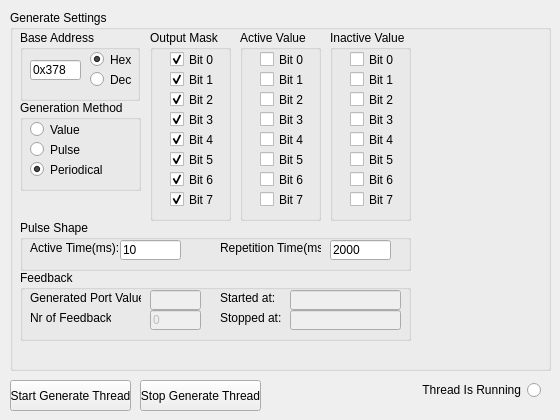
   <widget class="QWidget" name="tab">
    <attribute name="title">
     <string>Generate</string>
    </attribute>
    <widget class="QGroupBox" name="gb_GenerateThread">
     <property name="geometry">
      <rect>
       <x>10</x>
       <y>10</y>
       <width>541</width>
       <height>361</height>
      </rect>
     </property>
     <property name="title">
      <string>Generate Settings</string>
     </property>
     <widget class="QGroupBox" name="gb_GenOutMask">
      <property name="geometry">
       <rect>
        <x>140</x>
        <y>20</y>
        <width>81</width>
        <height>191</height>
       </rect>
      </property>
      <property name="title">
       <string>Output Mask</string>
      </property>
      <widget class="QCheckBox" name="chkGenerateMaskB4">
       <property name="geometry">
        <rect>
         <x>20</x>
         <y>100</y>
         <width>51</width>
         <height>19</height>
        </rect>
       </property>
       <property name="text">
        <string>Bit 4</string>
       </property>
       <property name="checked">
        <bool>true</bool>
       </property>
      </widget>
      <widget class="QCheckBox" name="chkGenerateMaskB2">
       <property name="geometry">
        <rect>
         <x>20</x>
         <y>60</y>
         <width>51</width>
         <height>19</height>
        </rect>
       </property>
       <property name="text">
        <string>Bit 2</string>
       </property>
       <property name="checked">
        <bool>true</bool>
       </property>
      </widget>
      <widget class="QCheckBox" name="chkGenerateMaskB7">
       <property name="geometry">
        <rect>
         <x>20</x>
         <y>160</y>
         <width>51</width>
         <height>19</height>
        </rect>
       </property>
       <property name="text">
        <string>Bit 7</string>
       </property>
       <property name="checked">
        <bool>true</bool>
       </property>
      </widget>
      <widget class="QCheckBox" name="chkGenerateMaskB5">
       <property name="geometry">
        <rect>
         <x>20</x>
         <y>120</y>
         <width>51</width>
         <height>19</height>
        </rect>
       </property>
       <property name="text">
        <string>Bit 5</string>
       </property>
       <property name="checked">
        <bool>true</bool>
       </property>
      </widget>
      <widget class="QCheckBox" name="chkGenerateMaskB0">
       <property name="geometry">
        <rect>
         <x>20</x>
         <y>20</y>
         <width>51</width>
         <height>19</height>
        </rect>
       </property>
       <property name="text">
        <string>Bit 0</string>
       </property>
       <property name="checked">
        <bool>true</bool>
       </property>
      </widget>
      <widget class="QCheckBox" name="chkGenerateMaskB3">
       <property name="geometry">
        <rect>
         <x>20</x>
         <y>80</y>
         <width>51</width>
         <height>19</height>
        </rect>
       </property>
       <property name="text">
        <string>Bit 3</string>
       </property>
       <property name="checked">
        <bool>true</bool>
       </property>
      </widget>
      <widget class="QCheckBox" name="chkGenerateMaskB6">
       <property name="geometry">
        <rect>
         <x>20</x>
         <y>140</y>
         <width>51</width>
         <height>19</height>
        </rect>
       </property>
       <property name="text">
        <string>Bit 6</string>
       </property>
       <property name="checked">
        <bool>true</bool>
       </property>
      </widget>
      <widget class="QCheckBox" name="chkGenerateMaskB1">
       <property name="geometry">
        <rect>
         <x>20</x>
         <y>40</y>
         <width>51</width>
         <height>19</height>
        </rect>
       </property>
       <property name="text">
        <string>Bit 1</string>
       </property>
       <property name="checked">
        <bool>true</bool>
       </property>
      </widget>
     </widget>
     <widget class="QGroupBox" name="groupBox_14">
      <property name="geometry">
       <rect>
        <x>10</x>
        <y>20</y>
        <width>120</width>
        <height>71</height>
       </rect>
      </property>
      <property name="title">
       <string>Base Address</string>
      </property>
      <widget class="QLineEdit" name="txtGBaseAddress">
       <property name="geometry">
        <rect>
         <x>10</x>
         <y>30</y>
         <width>51</width>
         <height>20</height>
        </rect>
       </property>
       <property name="text">
        <string>0x378</string>
       </property>
      </widget>
      <widget class="QRadioButton" name="rbBaseAddrinDec_G">
       <property name="geometry">
        <rect>
         <x>70</x>
         <y>40</y>
         <width>51</width>
         <height>19</height>
        </rect>
       </property>
       <property name="text">
        <string>Dec</string>
       </property>
      </widget>
      <widget class="QRadioButton" name="rbBaseAddrinHex_G">
       <property name="geometry">
        <rect>
         <x>70</x>
         <y>20</y>
         <width>51</width>
         <height>19</height>
        </rect>
       </property>
       <property name="text">
        <string>Hex</string>
       </property>
       <property name="checked">
        <bool>true</bool>
       </property>
      </widget>
     </widget>
     <widget class="QGroupBox" name="gb_GenPulseShape">
      <property name="geometry">
       <rect>
        <x>10</x>
        <y>210</y>
        <width>391</width>
        <height>51</height>
       </rect>
      </property>
      <property name="title">
       <string>Pulse Shape</string>
      </property>
      <widget class="QLineEdit" name="txtPulseActiveTime_G">
       <property name="geometry">
        <rect>
         <x>100</x>
         <y>20</y>
         <width>61</width>
         <height>20</height>
        </rect>
       </property>
       <property name="text">
        <string>10</string>
       </property>
      </widget>
      <widget class="QLabel" name="lblATBaseAddress_11">
       <property name="geometry">
        <rect>
         <x>10</x>
         <y>20</y>
         <width>91</width>
         <height>16</height>
        </rect>
       </property>
       <property name="text">
        <string>Active Time(ms):</string>
       </property>
      </widget>
      <widget class="QLabel" name="lblATBaseAddress_12">
       <property name="geometry">
        <rect>
         <x>200</x>
         <y>20</y>
         <width>101</width>
         <height>16</height>
        </rect>
       </property>
       <property name="text">
        <string>Repetition Time(ms):</string>
       </property>
      </widget>
      <widget class="QLineEdit" name="txtRepetitionTime_G">
       <property name="geometry">
        <rect>
         <x>310</x>
         <y>20</y>
         <width>61</width>
         <height>20</height>
        </rect>
       </property>
       <property name="text">
        <string>2000</string>
       </property>
      </widget>
     </widget>
     <widget class="QGroupBox" name="groupBox_16">
      <property name="geometry">
       <rect>
        <x>10</x>
        <y>90</y>
        <width>121</width>
        <height>91</height>
       </rect>
      </property>
      <property name="title">
       <string>Generation Method</string>
      </property>
      <widget class="QRadioButton" name="rbGenMethod_Pulse">
       <property name="geometry">
        <rect>
         <x>10</x>
         <y>40</y>
         <width>61</width>
         <height>19</height>
        </rect>
       </property>
       <property name="text">
        <string>Pulse</string>
       </property>
      </widget>
      <widget class="QRadioButton" name="rbGenMethod_Value">
       <property name="geometry">
        <rect>
         <x>10</x>
         <y>20</y>
         <width>61</width>
         <height>19</height>
        </rect>
       </property>
       <property name="text">
        <string>Value</string>
       </property>
       <property name="checked">
        <bool>false</bool>
       </property>
      </widget>
      <widget class="QRadioButton" name="rbGenMethod_Periodical">
       <property name="geometry">
        <rect>
         <x>10</x>
         <y>60</y>
         <width>91</width>
         <height>19</height>
        </rect>
       </property>
       <property name="text">
        <string>Periodical</string>
       </property>
       <property name="checked">
        <bool>true</bool>
       </property>
      </widget>
     </widget>
     <widget class="QGroupBox" name="groupBox_17">
      <property name="geometry">
       <rect>
        <x>10</x>
        <y>260</y>
        <width>391</width>
        <height>71</height>
       </rect>
      </property>
      <property name="title">
       <string>Feedback</string>
      </property>
      <widget class="QLineEdit" name="txtFeedBackGenVal">
       <property name="enabled">
        <bool>false</bool>
       </property>
       <property name="geometry">
        <rect>
         <x>130</x>
         <y>20</y>
         <width>51</width>
         <height>20</height>
        </rect>
       </property>
      </widget>
      <widget class="QLabel" name="lblATBaseAddress_13">
       <property name="geometry">
        <rect>
         <x>10</x>
         <y>20</y>
         <width>111</width>
         <height>16</height>
        </rect>
       </property>
       <property name="text">
        <string>Generated Port Value:</string>
       </property>
      </widget>
      <widget class="QLineEdit" name="txt_GenNrOfFeedBacks">
       <property name="enabled">
        <bool>false</bool>
       </property>
       <property name="geometry">
        <rect>
         <x>130</x>
         <y>40</y>
         <width>51</width>
         <height>20</height>
        </rect>
       </property>
       <property name="text">
        <string>0</string>
       </property>
      </widget>
      <widget class="QLabel" name="lblATBaseAddress_14">
       <property name="geometry">
        <rect>
         <x>10</x>
         <y>40</y>
         <width>81</width>
         <height>16</height>
        </rect>
       </property>
       <property name="text">
        <string>Nr of Feedbacks:</string>
       </property>
      </widget>
      <widget class="QLineEdit" name="txtGenFeedBackStarted">
       <property name="enabled">
        <bool>false</bool>
       </property>
       <property name="geometry">
        <rect>
         <x>270</x>
         <y>20</y>
         <width>111</width>
         <height>20</height>
        </rect>
       </property>
      </widget>
      <widget class="QLabel" name="lblATBaseAddress_15">
       <property name="geometry">
        <rect>
         <x>200</x>
         <y>20</y>
         <width>61</width>
         <height>16</height>
        </rect>
       </property>
       <property name="text">
        <string>Started at:</string>
       </property>
      </widget>
      <widget class="QLineEdit" name="txtGenFeedBackStopped">
       <property name="enabled">
        <bool>false</bool>
       </property>
       <property name="geometry">
        <rect>
         <x>270</x>
         <y>40</y>
         <width>111</width>
         <height>20</height>
        </rect>
       </property>
      </widget>
      <widget class="QLabel" name="lblATBaseAddress_16">
       <property name="geometry">
        <rect>
         <x>200</x>
         <y>40</y>
         <width>61</width>
         <height>16</height>
        </rect>
       </property>
       <property name="text">
        <string>Stopped at:</string>
       </property>
      </widget>
     </widget>
     <widget class="QGroupBox" name="gb_GenActVal">
      <property name="geometry">
       <rect>
        <x>230</x>
        <y>20</y>
        <width>81</width>
        <height>191</height>
       </rect>
      </property>
      <property name="title">
       <string>Active Value</string>
      </property>
      <widget class="QCheckBox" name="chkGenerateActiveB4">
       <property name="geometry">
        <rect>
         <x>20</x>
         <y>100</y>
         <width>51</width>
         <height>19</height>
        </rect>
       </property>
       <property name="text">
        <string>Bit 4</string>
       </property>
      </widget>
      <widget class="QCheckBox" name="chkGenerateActiveB2">
       <property name="geometry">
        <rect>
         <x>20</x>
         <y>60</y>
         <width>51</width>
         <height>19</height>
        </rect>
       </property>
       <property name="text">
        <string>Bit 2</string>
       </property>
      </widget>
      <widget class="QCheckBox" name="chkGenerateActiveB7">
       <property name="geometry">
        <rect>
         <x>20</x>
         <y>160</y>
         <width>51</width>
         <height>19</height>
        </rect>
       </property>
       <property name="text">
        <string>Bit 7</string>
       </property>
      </widget>
      <widget class="QCheckBox" name="chkGenerateActiveB5">
       <property name="geometry">
        <rect>
         <x>20</x>
         <y>120</y>
         <width>51</width>
         <height>19</height>
        </rect>
       </property>
       <property name="text">
        <string>Bit 5</string>
       </property>
      </widget>
      <widget class="QCheckBox" name="chkGenerateActiveB0">
       <property name="geometry">
        <rect>
         <x>20</x>
         <y>20</y>
         <width>51</width>
         <height>19</height>
        </rect>
       </property>
       <property name="text">
        <string>Bit 0</string>
       </property>
      </widget>
      <widget class="QCheckBox" name="chkGenerateActiveB3">
       <property name="geometry">
        <rect>
         <x>20</x>
         <y>80</y>
         <width>51</width>
         <height>19</height>
        </rect>
       </property>
       <property name="text">
        <string>Bit 3</string>
       </property>
      </widget>
      <widget class="QCheckBox" name="chkGenerateActiveB6">
       <property name="geometry">
        <rect>
         <x>20</x>
         <y>140</y>
         <width>51</width>
         <height>19</height>
        </rect>
       </property>
       <property name="text">
        <string>Bit 6</string>
       </property>
      </widget>
      <widget class="QCheckBox" name="chkGenerateActiveB1">
       <property name="geometry">
        <rect>
         <x>20</x>
         <y>40</y>
         <width>51</width>
         <height>19</height>
        </rect>
       </property>
       <property name="text">
        <string>Bit 1</string>
       </property>
      </widget>
     </widget>
     <widget class="QGroupBox" name="gb_GenInActVal">
      <property name="geometry">
       <rect>
        <x>320</x>
        <y>20</y>
        <width>81</width>
        <height>191</height>
       </rect>
      </property>
      <property name="title">
       <string>Inactive Value</string>
      </property>
      <widget class="QCheckBox" name="chkGenerateInActiveB4">
       <property name="geometry">
        <rect>
         <x>20</x>
         <y>100</y>
         <width>51</width>
         <height>19</height>
        </rect>
       </property>
       <property name="text">
        <string>Bit 4</string>
       </property>
      </widget>
      <widget class="QCheckBox" name="chkGenerateInActiveB2">
       <property name="geometry">
        <rect>
         <x>20</x>
         <y>60</y>
         <width>51</width>
         <height>19</height>
        </rect>
       </property>
       <property name="text">
        <string>Bit 2</string>
       </property>
      </widget>
      <widget class="QCheckBox" name="chkGenerateInActiveB7">
       <property name="geometry">
        <rect>
         <x>20</x>
         <y>160</y>
         <width>51</width>
         <height>19</height>
        </rect>
       </property>
       <property name="text">
        <string>Bit 7</string>
       </property>
      </widget>
      <widget class="QCheckBox" name="chkGenerateInActiveB5">
       <property name="geometry">
        <rect>
         <x>20</x>
         <y>120</y>
         <width>51</width>
         <height>19</height>
        </rect>
       </property>
       <property name="text">
        <string>Bit 5</string>
       </property>
      </widget>
      <widget class="QCheckBox" name="chkGenerateInActiveB0">
       <property name="geometry">
        <rect>
         <x>20</x>
         <y>20</y>
         <width>51</width>
         <height>19</height>
        </rect>
       </property>
       <property name="text">
        <string>Bit 0</string>
       </property>
      </widget>
      <widget class="QCheckBox" name="chkGenerateInActiveB3">
       <property name="geometry">
        <rect>
         <x>20</x>
         <y>80</y>
         <width>51</width>
         <height>19</height>
        </rect>
       </property>
       <property name="text">
        <string>Bit 3</string>
       </property>
      </widget>
      <widget class="QCheckBox" name="chkGenerateInActiveB6">
       <property name="geometry">
        <rect>
         <x>20</x>
         <y>140</y>
         <width>51</width>
         <height>19</height>
        </rect>
       </property>
       <property name="text">
        <string>Bit 6</string>
       </property>
      </widget>
      <widget class="QCheckBox" name="chkGenerateInActiveB1">
       <property name="geometry">
        <rect>
         <x>20</x>
         <y>40</y>
         <width>51</width>
         <height>19</height>
        </rect>
       </property>
       <property name="text">
        <string>Bit 1</string>
       </property>
      </widget>
     </widget>
    </widget>
    <widget class="QPushButton" name="btnStartGenerateThread">
     <property name="geometry">
      <rect>
       <x>10</x>
       <y>380</y>
       <width>121</width>
       <height>31</height>
      </rect>
     </property>
     <property name="text">
      <string>Start Generate Thread</string>
     </property>
    </widget>
    <widget class="QPushButton" name="btnStopGenerateThread">
     <property name="geometry">
      <rect>
       <x>140</x>
       <y>380</y>
       <width>121</width>
       <height>31</height>
      </rect>
     </property>
     <property name="text">
      <string>Stop Generate Thread</string>
     </property>
    </widget>
    <widget class="QRadioButton" name="rdb_GenerateThreadRunning">
     <property name="enabled">
      <bool>false</bool>
     </property>
     <property name="geometry">
      <rect>
       <x>420</x>
       <y>380</y>
       <width>121</width>
       <height>20</height>
      </rect>
     </property>
     <property name="palette">
      <palette>
       <active>
        <colorrole role="WindowText">
         <brush brushstyle="SolidPattern">
          <color alpha="255">
           <red>0</red>
           <green>0</green>
           <blue>0</blue>
          </color>
         </brush>
        </colorrole>
        <colorrole role="Text">
         <brush brushstyle="SolidPattern">
          <color alpha="255">
           <red>255</red>
           <green>5</green>
           <blue>9</blue>
          </color>
         </brush>
        </colorrole>
        <colorrole role="ButtonText">
         <brush brushstyle="SolidPattern">
          <color alpha="255">
           <red>0</red>
           <green>0</green>
           <blue>0</blue>
          </color>
         </brush>
        </colorrole>
        <colorrole role="Base">
         <brush brushstyle="SolidPattern">
          <color alpha="255">
           <red>255</red>
           <green>255</green>
           <blue>255</blue>
          </color>
         </brush>
        </colorrole>
        <colorrole role="Shadow">
         <brush brushstyle="SolidPattern">
          <color alpha="255">
           <red>64</red>
           <green>64</green>
           <blue>64</blue>
          </color>
         </brush>
        </colorrole>
        <colorrole role="Highlight">
         <brush brushstyle="SolidPattern">
          <color alpha="255">
           <red>10</red>
           <green>36</green>
           <blue>106</blue>
          </color>
         </brush>
        </colorrole>
        <colorrole role="HighlightedText">
         <brush brushstyle="SolidPattern">
          <color alpha="255">
           <red>255</red>
           <green>255</green>
           <blue>255</blue>
          </color>
         </brush>
        </colorrole>
       </active>
       <inactive>
        <colorrole role="WindowText">
         <brush brushstyle="SolidPattern">
          <color alpha="255">
           <red>0</red>
           <green>0</green>
           <blue>0</blue>
          </color>
         </brush>
        </colorrole>
        <colorrole role="Text">
         <brush brushstyle="SolidPattern">
          <color alpha="255">
           <red>255</red>
           <green>5</green>
           <blue>9</blue>
          </color>
         </brush>
        </colorrole>
        <colorrole role="ButtonText">
         <brush brushstyle="SolidPattern">
          <color alpha="255">
           <red>0</red>
           <green>0</green>
           <blue>0</blue>
          </color>
         </brush>
        </colorrole>
        <colorrole role="Base">
         <brush brushstyle="SolidPattern">
          <color alpha="255">
           <red>255</red>
           <green>255</green>
           <blue>255</blue>
          </color>
         </brush>
        </colorrole>
        <colorrole role="Shadow">
         <brush brushstyle="SolidPattern">
          <color alpha="255">
           <red>64</red>
           <green>64</green>
           <blue>64</blue>
          </color>
         </brush>
        </colorrole>
        <colorrole role="Highlight">
         <brush brushstyle="SolidPattern">
          <color alpha="255">
           <red>10</red>
           <green>36</green>
           <blue>106</blue>
          </color>
         </brush>
        </colorrole>
        <colorrole role="HighlightedText">
         <brush brushstyle="SolidPattern">
          <color alpha="255">
           <red>255</red>
           <green>255</green>
           <blue>255</blue>
          </color>
         </brush>
        </colorrole>
       </inactive>
       <disabled>
        <colorrole role="WindowText">
         <brush brushstyle="SolidPattern">
          <color alpha="255">
           <red>0</red>
           <green>0</green>
           <blue>0</blue>
          </color>
         </brush>
        </colorrole>
        <colorrole role="Text">
         <brush brushstyle="SolidPattern">
          <color alpha="255">
           <red>255</red>
           <green>0</green>
           <blue>4</blue>
          </color>
         </brush>
        </colorrole>
        <colorrole role="ButtonText">
         <brush brushstyle="SolidPattern">
          <color alpha="255">
           <red>0</red>
           <green>0</green>
           <blue>0</blue>
          </color>
         </brush>
        </colorrole>
        <colorrole role="Base">
         <brush brushstyle="SolidPattern">
          <color alpha="255">
           <red>255</red>
           <green>255</green>
           <blue>255</blue>
          </color>
         </brush>
        </colorrole>
        <colorrole role="Shadow">
         <brush brushstyle="SolidPattern">
          <color alpha="255">
           <red>64</red>
           <green>64</green>
           <blue>64</blue>
          </color>
         </brush>
        </colorrole>
        <colorrole role="Highlight">
         <brush brushstyle="SolidPattern">
          <color alpha="255">
           <red>10</red>
           <green>36</green>
           <blue>106</blue>
          </color>
         </brush>
        </colorrole>
        <colorrole role="HighlightedText">
         <brush brushstyle="SolidPattern">
          <color alpha="255">
           <red>255</red>
           <green>255</green>
           <blue>255</blue>
          </color>
         </brush>
        </colorrole>
       </disabled>
      </palette>
     </property>
     <property name="layoutDirection">
      <enum>Qt::RightToLeft</enum>
     </property>
     <property name="text">
      <string>Thread Is Running</string>
     </property>
    </widget>
   </widget>
